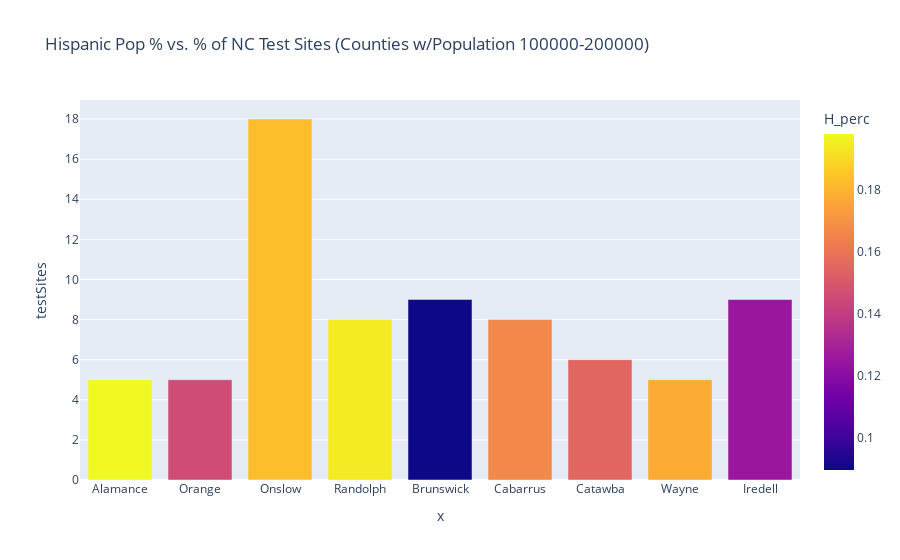

The cell this chart's notebook holds for it:
### Code cell
comb_test_hisp["H_perc"] = comb_test_hisp["H_perc"].astype(float)
fig = px.bar(comb_test_hisp[comb_test_hisp.totPop_class=='100000-200000'], \
             x=comb_test_hisp[comb_test_hisp.totPop_class=='100000-200000'].index, \
             y='testSites',\
             hover_data=['H_perc', 'testSites'],
            color='H_perc',
            title='Hispanic Pop % vs. % of NC Test Sites (Counties w/Population 100000-200000)')
fig.show()

### Figure 1 — Plotly figure (JSON) as saved in the notebook; plotly's stock layout.template omitted (floating-point values rounded to 4 significant figures)
{"data": [{"alignmentgroup": "True", "customdata": [[0.1981, 5], [0.146, 5], [0.1829, 18], [0.1944, 8], [0.08971, 9], [0.1667, 8], [0.1553, 6], [0.1777, 5], [0.1254, 9]], "hovertemplate": "x=%{x}<br>testSites=%{customdata[1]}<br>H_perc=%{marker.color}<extra></extra>", "legendgroup": "", "marker": {"color": [0.1981, 0.146, 0.1829, 0.1944, 0.08971, 0.1667, 0.1553, 0.1777, 0.1254], "coloraxis": "coloraxis"}, "name": "", "offsetgroup": "", "orientation": "v", "showlegend": false, "textposition": "auto", "type": "bar", "x": ["Alamance", "Orange", "Onslow", "Randolph", "Brunswick", "Cabarrus", "Catawba", "Wayne", "Iredell"], "xaxis": "x", "y": [5, 5, 18, 8, 9, 8, 6, 5, 9], "yaxis": "y"}], "layout": {"barmode": "relative", "coloraxis": {"colorbar": {"title": {"text": "H_perc"}}, "colorscale": [[0, "#0d0887"], [0.1111, "#46039f"], [0.2222, "#7201a8"], [0.3333, "#9c179e"], [0.4444, "#bd3786"], [0.5556, "#d8576b"], [0.6667, "#ed7953"], [0.7778, "#fb9f3a"], [0.8889, "#fdca26"], [1, "#f0f921"]]}, "legend": {"tracegroupgap": 0}, "title": {"text": "Hispanic Pop % vs. % of NC Test Sites (Counties w/Population 100000-200000)"}, "xaxis": {"anchor": "y", "domain": [0, 1], "title": {"text": "x"}}, "yaxis": {"anchor": "x", "domain": [0, 1], "title": {"text": "testSites"}}}}
